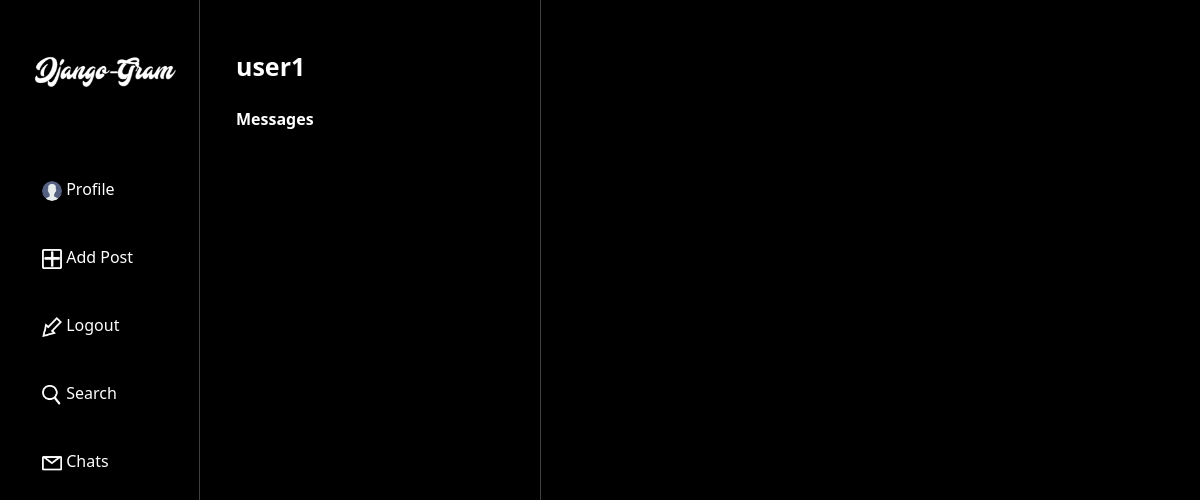
The app's page /chats/ (signed in), older data.
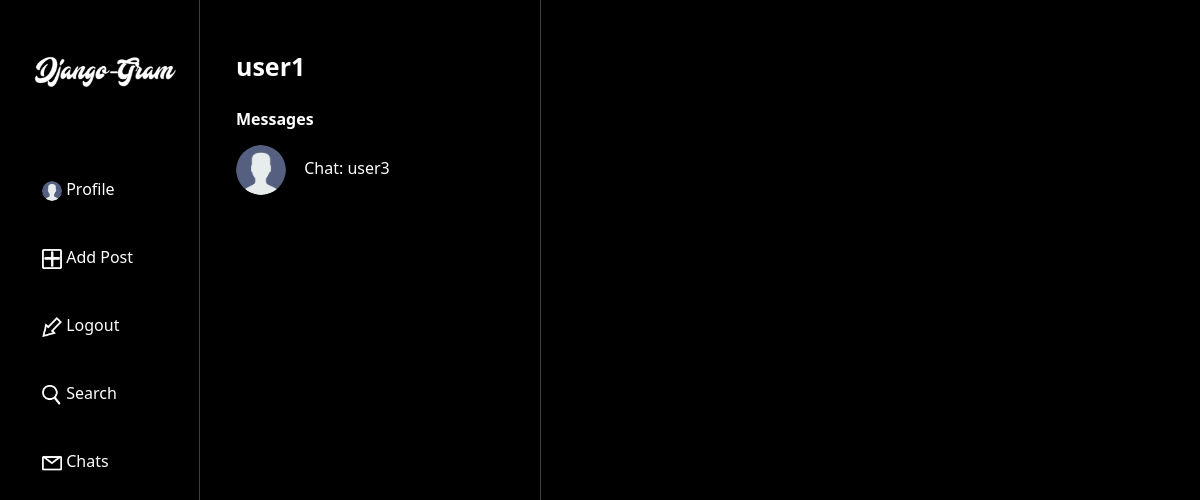
The same page, newer data.
### chat/models/chat.py (models this page shows)
class Chat(models.Model):
    members = models.ManyToManyField(User, related_name='members')

### accounts/models/user.py (models this page shows)
class User(AbstractUser):
    status = models.CharField(max_length=200, default='', null=True, blank=True)
    image = models.ImageField(upload_to='instagram/static/images/', default='instagram/static/images/default.png')

### chat/views.py (the view, shortened to what this page needs)
# urls.py: path('chats/', views.ChatsView.as_view(), name='chats')
class ChatsView(TemplateView):
    template_name = 'chats.html'
    def get_context_data(self, **kwargs):
        context = super().get_context_data(**kwargs)
        user = self.request.user
        chats = []
        for c in Chat.objects.all():
            if user in c.members.all():
                for u in c.members.all():
                    if u != user:
                        chats.append([c, u])
        context['profile'] = user
        context['chats'] = chats
        context['title'] = _('Chat')
        return context

### chat/templates/chats.html (shortened to what this page needs)
{% extends 'base.html' %}
{% block import %}
    {% load static %}
    <link rel="stylesheet" href="{% static 'styles/home.css' %}" type="text/css">
    <link rel="stylesheet" href="{% static 'styles/chat.css' %}" type="text/css">
{% endblock %}
{% block content %}
     <div class="container-fluid">
        <div class="row" id="main">
            <div class="side_bar col-md-3 col-lg-2">
                <div class="content">
                    <a href="/"><img class="my-5 mx-3 logo" src="{% static 'design/logo.png' %}"></a>
                    <a class='nav mt-4' href="/profile">
                        <img class="profile-image nav_icon" src="{{ user.image.url }}">  <text class="nav_link">Profile</text>
                    </a><br>
                    <a class='add_post_nav mt-4' id="open"><img class="nav_icon" src="{% static 'design/add.png' %}">  <text class="nav_link">Add Post</text></a><br>
                    <a class='nav mt-4' href="/logout"><img class="nav_icon" src="{% static 'design/logout.png' %}">  <text class="nav_link">Logout</text></a><br>
                    <a class='nav mt-4' href="/search"><img class="nav_icon" src="{% static 'design/search.png' %}">  <text class="nav_link">Search</text></a><br>
                    <a class='nav mt-4' href="/chats"><img class="nav_icon" src="{% static 'design/message.png' %}">  <text class="nav_link">Chats</text></a><br>
                </div>
            </div>
            <div class="col-md-3 col-lg-2">
            </div>
            <div class="col-lg-10 col-md-9">
                <div class="container">
                    <div class="row">
                        <div class="col-4" style="height: 100vh; border-right: 1px solid #404040;">
                            <div class="mt-5">
                                <a href="/profile" class="profile_link" style="font-size: 25px;"><b>{{ user.username }}</b></a>
                            </div>
                            <div class="mt-4">
                                <p class="text-white h6"><b>Messages</b></p>
                                {% if chats %}
                                    {% for c in chats %}
                                    <div class="my-3">
                                        <a data-url="/chats/" data-id="{{ c.0.id }}">
                                            <img class="profile-image pr-3" src="{{ c.1.image.url }}" width="50" height="50">
                                        </a>
                                        <button data-url="/chats/" data-id="{{ c.0.id }}" class="btn_snd open mx-2">
                                            Chat: {{ c.1.username }}
                                        </button>
                                    </div>
                                    {% endfor %}
                                {% endif %}
                            </div>
                        </div>
                        <div id="chat" class="col-8"></div>
                    </div>
                </div>
            </div>
        </div>
    </div>
{% endblock %}

Row changes from the older to the newer data that the page shows:
added Chat: image (placeholder picture), username "user3"
